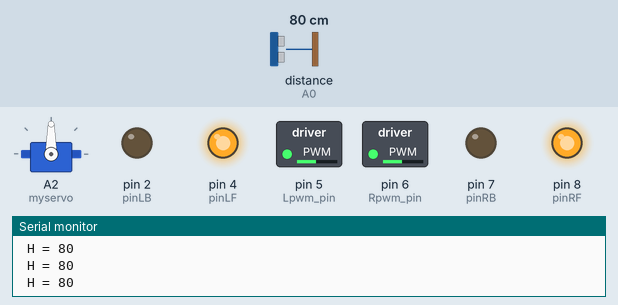
Simulated run of this sketch. Board: Arduino Uno, built with avr-gcc and run on an emulated ATmega328P. Shown: servo, switched loads named in the sketch (green lamp = pin HIGH), output pins drawn as LEDs (lit = HIGH), the last lines printed to the serial monitor. Wiring (inferred from the names in the program): ultrasonic range finder: trigger A1; echo A0. The inputs (shaded band) are chosen by the test bench; at power-on: distance to the obstacle (sensor on A0) 80 cm. The echo pulse lasts 58.3 µs per cm; pins used as bus, display or sensor lines are not drawn.

Above: at 2.2 s.
2.3 s: distance to the obstacle (sensor on A0) set to 33 cm
3.8 s: distance to the obstacle (sensor on A0) set to 27 cm
At 4.81 s:
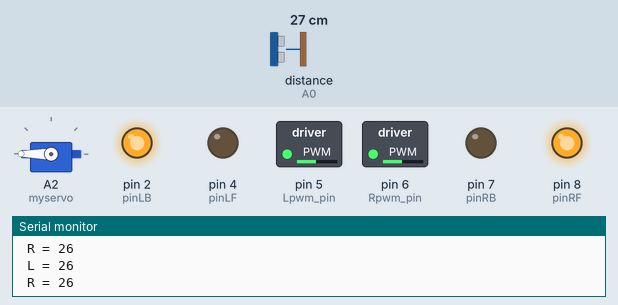
6.8 s: distance to the obstacle (sensor on A0) set to 250 cm
At 7.5 s:
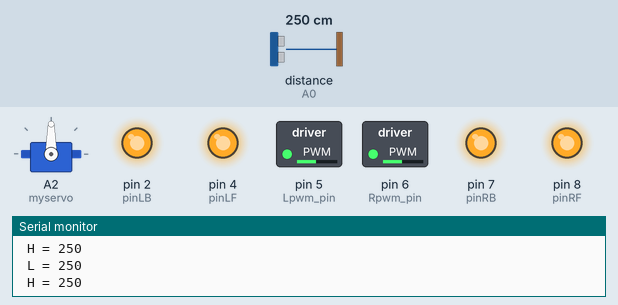
9.8 s: distance to the obstacle (sensor on A0) set to 2 cm
At 10.51 s:
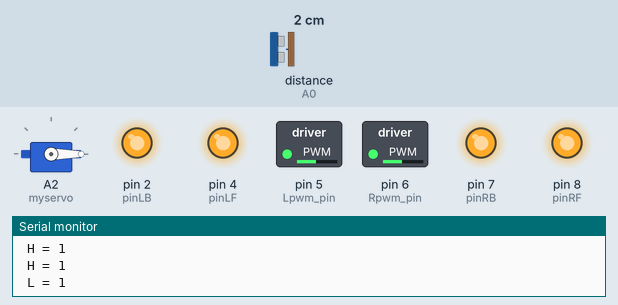
12.8 s: distance to the obstacle (sensor on A0) set to 18 cm
Timing chart, 0 to 16.8 s (numbered marks = the images above; inputs shaded):
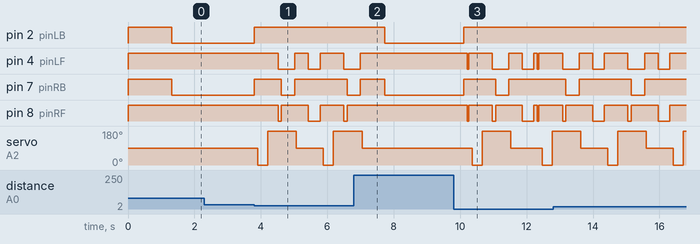

Measured:
- the behaviour switches between 31 and 30 cm on distance to the obstacle (sensor on A0) (found by bisection; images 0 and 1)
- after the input at 3.8 s, pin 2 (pinLB): LOW → HIGH at once; pin 4 (pinLF): goes LOW 0.50 s, HIGH 0.41 s, LOW 0.36 s, HIGH 0.71 s, then LOW, starting after 0.72 s
- after the input at 6.8 s, pin 2 (pinLB): HIGH → LOW after 0.92 s; pin 4 (pinLF): goes on until 7.0 s, then stays HIGH; pin 8 (pinRF): stops changing and stays HIGH; servo on A2 (myservo): goes on until 7.0 s, then stays 90°
- after the input at 9.8 s, pin 2 (pinLB): LOW → HIGH after 0.31 s; pin 7 (pinRB): LOW → HIGH after 0.31 s, → LOW 0.96 s later, → HIGH 0.40 s later; servo on A2 (myservo): 90° → 0° after 0.57 s, → 180° 0.30 s later, → 90° 0.85 s later, → 0° 0.95 s later, … (5 changes in this stretch)

The sketch:

Obstacle_Avoidance_Car.ino
```cpp
#include <Servo.h>
Servo myservo;
int inputPin=A0;  // ultrasonic module   ECHO to A0
int outputPin=A1;  // ultrasonic module  TRIG to A1
#define Lpwm_pin  5     //pin of controlling speed---- ENA of motor driver board
#define Rpwm_pin  6    //pin of controlling speed---- ENB of motor driver board
int pinLB=2;             //pin of controlling turning---- IN1 of motor driver board
int pinLF=4;             //pin of controlling turning---- IN2 of motor driver board
int pinRB=7;            //pin of controlling turning---- IN3 of motor driver board
int pinRF=8;            //pin of controlling turning---- IN4 of motor driver board
unsigned char Lpwm_val = 120; //initialized left wheel speed at 250
unsigned char Rpwm_val = 120; //initialized right wheel speed at 250
int Car_state=0;             //the working state of car
int myangle;                //defining variable of angle
int pulsewidth;              //defining variable of pulse width
unsigned char DuoJiao=90;    //initialized angle of motor at 90°
void M_Control_IO_config(void)
{
  pinMode(pinLB,OUTPUT); // /pin 2
  pinMode(pinLF,OUTPUT); // pin 4
  pinMode(pinRB,OUTPUT); // pin 7
  pinMode(pinRF,OUTPUT);  // pin 8
  pinMode(Lpwm_pin,OUTPUT);  // pin 5 (PWM)
  pinMode(Rpwm_pin,OUTPUT);  // pin 6(PWM)
}
void Set_Speed(unsigned char Left,unsigned char Right) //function of setting speed
{
  analogWrite(Lpwm_pin,Left);
  analogWrite(Rpwm_pin,Right);
}
void advance()    //  going forward
    {
     digitalWrite(pinRB,LOW);  // making motor move towards right rear
     digitalWrite(pinRF,HIGH);
     digitalWrite(pinLB,LOW);  // making motor move towards left rear
     digitalWrite(pinLF,HIGH);
     Car_state = 1;
    }
void turnR()        //turning right(dual wheel)
    {
     digitalWrite(pinRB,LOW);  //making motor move towards right rear
     digitalWrite(pinRF,HIGH);
     digitalWrite(pinLB,HIGH);
     digitalWrite(pinLF,LOW);  //making motor move towards left front
     Car_state = 4;
    }
void turnL()         //turning left(dual wheel)
    {
     digitalWrite(pinRB,HIGH);
     digitalWrite(pinRF,LOW );   //making motor move towards right front
     digitalWrite(pinLB,LOW);   //making motor move towards left rear
     digitalWrite(pinLF,HIGH);
     Car_state = 3;
    }
void stopp()        //stop
    {
     digitalWrite(pinRB,HIGH);
     digitalWrite(pinRF,HIGH);
     digitalWrite(pinLB,HIGH);
     digitalWrite(pinLF,HIGH);
     Car_state = 5;
    }
void back()         //back up
    {
     digitalWrite(pinRB,HIGH);  //making motor move towards right rear
     digitalWrite(pinRF,LOW);
     digitalWrite(pinLB,HIGH);  //making motor move towards left rear
     digitalWrite(pinLF,LOW);
     Car_state = 2;
    }


void Self_Control(void)//self-going, ultrasonic obstacle avoidance
{
   int H;
   myservo.write(DuoJiao);
   H = Ultrasonic_Ranging(1);
   delay(300);
   if(Ultrasonic_Ranging(1) < 15)
   {
       stopp();
       delay(100);
       back();
       delay(50);
    }

  if(Ultrasonic_Ranging(1) < 30)
      {
        stopp();
        delay(100);
        myservo.write(0);
        int L = ask_pin_L(2);
        delay(300);
         myservo.write(180);
        int R = ask_pin_R(3);
        delay(300);

        if(ask_pin_L(2) > ask_pin_R(3))
        {
         back();
        delay(100);
        turnL();
       delay(400);
       stopp();
       delay(50);
       myservo.write(DuoJiao);
       H = Ultrasonic_Ranging(1);
       delay(500);
        }

      if(ask_pin_L(2)  <= ask_pin_R(3))
       {
        back();
        delay(100);
        turnR();
        delay(400);
        stopp();
        delay(50);
        myservo.write(DuoJiao);
        H = Ultrasonic_Ranging(1);
        delay(300);
       }

          if (ask_pin_L(2)  < 35 && ask_pin_R(3)< 35)
          {
        stopp();
        delay(50);
        back();
        delay(50);
          }
      }
      else
      {
      advance();
      }
}
int Ultrasonic_Ranging(unsigned char Mode)//function of ultrasonic distance detecting ，MODE=1，displaying，no displaying under other situation

{
  int old_distance;
  digitalWrite(outputPin, LOW);
  delayMicroseconds(2);
  digitalWrite(outputPin, HIGH);
  delayMicroseconds(10);
  digitalWrite(outputPin, LOW);
  int distance = pulseIn(inputPin, HIGH);  // reading the duration of high level
  distance= distance/58;   // Transform pulse time to distance
  if(Mode==1){
         Serial.print("\n H = ");
         Serial.print(distance,DEC);
         return distance;
  }
   else  return distance;
}
int ask_pin_L(unsigned char Mode)
  {
  int old_Ldistance;
  digitalWrite(outputPin, LOW);
  delayMicroseconds(2);
  digitalWrite(outputPin, HIGH);
  delayMicroseconds(10);
  digitalWrite(outputPin, LOW);
  int Ldistance = pulseIn(inputPin, HIGH);
  Ldistance= Ldistance/58;   // Transform pulse time to distance
  if(Mode==2){
         Serial.print("\n L = ");
         Serial.print(Ldistance,DEC);
         return Ldistance;
  }
   else  return Ldistance;
}
int ask_pin_R(unsigned char Mode)
   {
  int old_Rdistance;
  digitalWrite(outputPin, LOW);
  delayMicroseconds(2);
  digitalWrite(outputPin, HIGH); //
  delayMicroseconds(10);
  digitalWrite(outputPin, LOW);
  int Rdistance = pulseIn(inputPin, HIGH);
  Rdistance= Rdistance/58;   // Transform pulse time to distance
  if(Mode==3){
         Serial.print("\n R = ");
         Serial.print(Rdistance,DEC);
         return Rdistance;
  }
   else  return Rdistance;
}

void setup()
{
   myservo.attach(A2);
   M_Control_IO_config();     //motor controlling the initialization of IO
   Set_Speed(Lpwm_val,Rpwm_val);  //setting initialized speed
   myservo.write(DuoJiao);       //setting initialized motor angle
   pinMode(inputPin, INPUT);      //starting receiving IR remote control signal
   pinMode(outputPin, OUTPUT);    //IO of ultrasonic module
   Serial.begin(9600);            //initialized serial port , using Bluetooth as serial port, setting baud
   stopp();                       //stop
   delay(1000);
}
void loop()
{

        Self_Control();
}
```
